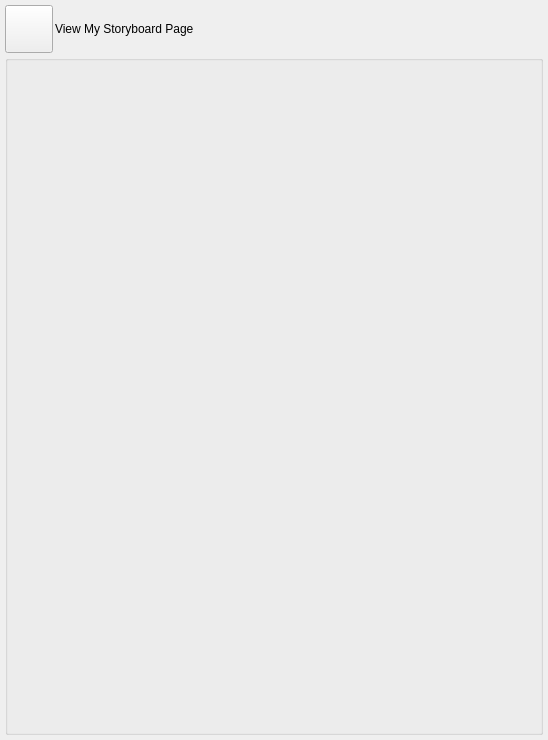
<?xml version="1.0" encoding="UTF-8"?>
<ui version="4.0">
 <class>AppletEditStoryboardUi</class>
 <widget class="QWidget" name="AppletEditStoryboardUi">
  <property name="modal" stdset="0">
   <bool>false</bool>
  </property>
  <property name="windowModality">
   <enum>Qt::ApplicationModal</enum>
  </property>
  <property name="geometry">
   <rect>
    <x>0</x>
    <y>0</y>
    <width>548</width>
    <height>740</height>
   </rect>
  </property>
  <property name="windowTitle">
   <string>Edit Storyboard</string>
  </property>
  <property name="windowOpacity">
   <double>1.000000000000000</double>
  </property>
  <property name="toolTip">
   <string/>
  </property>
  <property name="sizeGripEnabled" stdset="0">
   <bool>true</bool>
  </property>
  <layout class="QVBoxLayout" name="verticalLayout">
   <property name="spacing">
    <number>2</number>
   </property>
   <property name="leftMargin">
    <number>5</number>
   </property>
   <property name="topMargin">
    <number>5</number>
   </property>
   <property name="rightMargin">
    <number>5</number>
   </property>
   <property name="bottomMargin">
    <number>5</number>
   </property>
   <item>
    <layout class="QHBoxLayout" name="horizontalLayout">
     <property name="spacing">
      <number>2</number>
     </property>
     <item>
      <widget class="VxPushButton" name="m_ViewStoryboardPageButton">
       <property name="minimumSize">
        <size>
         <width>48</width>
         <height>48</height>
        </size>
       </property>
       <property name="maximumSize">
        <size>
         <width>48</width>
         <height>48</height>
        </size>
       </property>
       <property name="text">
        <string notr="true"/>
       </property>
       <property name="iconSize">
        <size>
         <width>48</width>
         <height>48</height>
        </size>
       </property>
      </widget>
     </item>
     <item>
      <widget class="QLabel" name="m_ViewServiceLabel">
       <property name="text">
        <string>View My Storyboard Page</string>
       </property>
      </widget>
     </item>
     <item>
      <widget class="PermissionWidget" name="m_PermissionWidget" native="true">
       <property name="sizePolicy">
        <sizepolicy hsizetype="Preferred" vsizetype="Minimum">
         <horstretch>0</horstretch>
         <verstretch>0</verstretch>
        </sizepolicy>
       </property>
      </widget>
     </item>
    </layout>
   </item>
   <item>
    <widget class="QGroupBox" name="ItemsGroupBox">
     <property name="minimumSize">
      <size>
       <width>0</width>
       <height>0</height>
      </size>
     </property>
     <property name="title">
      <string/>
     </property>
     <layout class="QVBoxLayout" name="verticalLayout_2">
      <property name="spacing">
       <number>0</number>
      </property>
      <property name="leftMargin">
       <number>5</number>
      </property>
      <property name="topMargin">
       <number>0</number>
      </property>
      <property name="rightMargin">
       <number>5</number>
      </property>
      <property name="bottomMargin">
       <number>5</number>
      </property>
      <item>
       <widget class="StoryWidget" name="StoryEditWidget" native="true">
        <property name="sizePolicy">
         <sizepolicy hsizetype="Expanding" vsizetype="Expanding">
          <horstretch>0</horstretch>
          <verstretch>0</verstretch>
         </sizepolicy>
        </property>
       </widget>
      </item>
     </layout>
    </widget>
   </item>
  </layout>
 </widget>
 <customwidgets>
  <customwidget>
   <class>VxPushButton</class>
   <extends>QPushButton</extends>
   <header>VxPushButton.h</header>
  </customwidget>
  <customwidget>
   <class>PermissionWidget</class>
   <extends>QWidget</extends>
   <header>PermissionWidget.h</header>
   <container>1</container>
  </customwidget>
  <customwidget>
   <class>StoryWidget</class>
   <extends>QWidget</extends>
   <header>StoryWidget.h</header>
  </customwidget>
 </customwidgets>
 <resources/>
 <connections/>
</ui>
